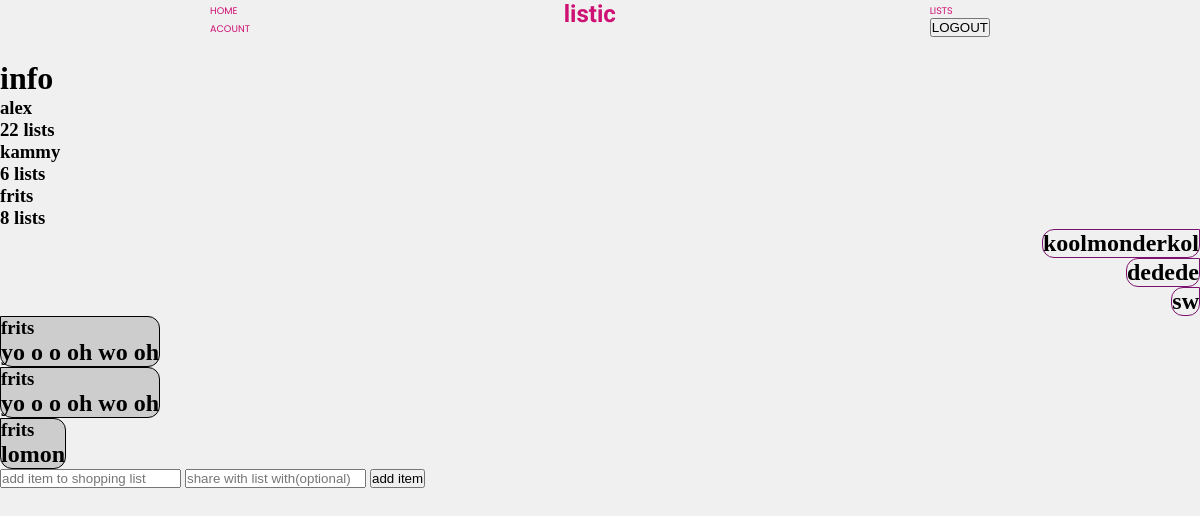
Page /kolom (signed in) on the committed database.
### website/models.py (models this page shows)
class User(db.Model, UserMixin):
    id = db.Column(db.Integer, primary_key=True)
    email = db.Column(db.String(150), unique=True)
    password = db.Column(db.String(150))
    username = db.Column(db.String(150))
    items = db.relationship('Item')
    lists = db.relationship('List', secondary=user_lists, back_populates='users')

class Item(db.Model):
    id = db.Column(db.Integer, primary_key=True)
    data = db.Column(db.String(17))
    date = db.Column(db.DateTime(timezone=True), default=func.now())
    user_id = db.Column(db.Integer, db.ForeignKey('user.id'))
    list_id = db.Column(db.Integer, db.ForeignKey('list.id'))

### website/views.py (the view, shortened to what this page needs)
@views.route('/<lister>', methods=['POST', 'GET'])
@login_required
def notes(lister):
    current_list = List.query.filter_by(name=lister).first()
    print(current_list)
    return render_template('list_edit.html', user=current_user, current_list=current_list.items, User=User, listing=current_list)

### website/__init__.py (called while the page is built)
def create_app():
    app = Flask(__name__)
    app.config['SECRET_KEY'] = 'Alex!'
    app.config['SQLALCHEMY_DATABASE_URI'] = f'sqlite:///{DB_NAME}'
    db.init_app(app)
    app.app_context().push()
    from .views import views
    from .auth import auth
    app.register_blueprint(views, url_prefix='/')
    app.register_blueprint(auth, url_prefix='/')
    from .models import User
    create_database()
    login_maneger = LoginManager()
    login_maneger.login_view = 'auth.login'
    login_maneger.init_app(app)
    @login_maneger.user_loader
    def load_user(id):
        return User.query.get(int(id))
    print('app running')
    return app

### website/templates/list_edit.html (shortened to what this page needs)
{% extends "base.html" %} {% block title %}listic lists for you{% endblock %}
{% block content %}
<link rel="stylesheet" href="{{ url_for('static', filename='list_edit.css') }}">
        <div class="content_holder">
            <div class="big_bar">
                <div class="big_block">
                    <div class="list_info">
                        <div class="info_content">
                            <div class="info_title">
                                <h1>info</h1>
                            </div>
                            <div class="people_infone">
                                <div class="flex_list">
                                    {% for user in listing.users %}
                                        <div class="people_block">
                                            <div class="people_info">
                                                <h3 class="namen">{{ user.username }}</h3>
                                                <div class="lijsten">
                                                    {% set lijst = user.lists %}
                                                    <h3>{{ lijst|length }} lists</h3>
                                                </div>
                                            </div>
                                        </div>
                                    {% endfor %}
                                </div>
                            </div>
                        </div>
                    </div>
                    <div class="chat_content">
                        <div class="chat_center">
                            <ul>
                                {% for list_item in current_list %}
                                    {% if user %}
                                        {% if list_item.user_id == user.id %}
                                            <li class="right_message">
                                                <div class="notesing_exact"><h2 class="data">{{ list_item.data }}</h2></div>
                                            </li>
                                        {% else %}
                                            <li class="left_message">
                                                <div class="note_exact">
                                                    {% set the_user_id = list_item.user_id %}
                                                    {% set the_user = User.query.get(the_user_id) %}
                                                    <h3 class="username">{{ the_user.username }}</h3>
                                                    <h2 class="data">{{ list_item.data }}</h2>
                                                </div>
                                            </li>
                                        {% endif %}
                                    {% endif %}
                                {% endfor %}
                            </ul>
                        </div>
                        <div class="input_full">
                            <form class="chat_form" method="POST">
                                <input type="text" name="item" placeholder="add item to shopping list" class="list_adder">
                                <input type="text" name="share" placeholder="share with list with(optional)">
                                <button type="submit">add item</button>
                            </form>
                        </div>
                    </div>
                </div>
            </div>
        </div>
{% endblock %}

### website/static/base.css (style rules this page uses)
body { background-color: rgb(240,240,240); }
* { margin: 0; padding: 0; list-style-type: none; text-decoration: none; }

### website/static/list_edit.css (style rules this page uses)
.notesing_exact { border: solid rgb(124, 18, 111) 1px; border-top-left-radius: 12px; border-bottom-left-radius: 12px; border-bottom-right-radius: 12px; }
.right_message { width: 100vw; display: flex; justify-content: flex-end; }
.left_message { width: 100vw; display: flex; justify-content: flex-start; }
.note_exact { background-color: rgba(182, 182, 182, 0.599); border-top-right-radius: 12px; border-bottom-right-radius: 12px; border-bottom-left-radius: 12px; border: black solid 1px; }

### rows in the picture
User: username "alex", lijst "22"
User: username "kammy", lijst "6"
User: username "frits", lijst "8"
Item: data "koolmonderkol"
Item: data "dedede"
Item: data "sw"
Item: data "yo o o oh wo oh"
Item: data "yo o o oh wo oh"
Item: data "lomon"
